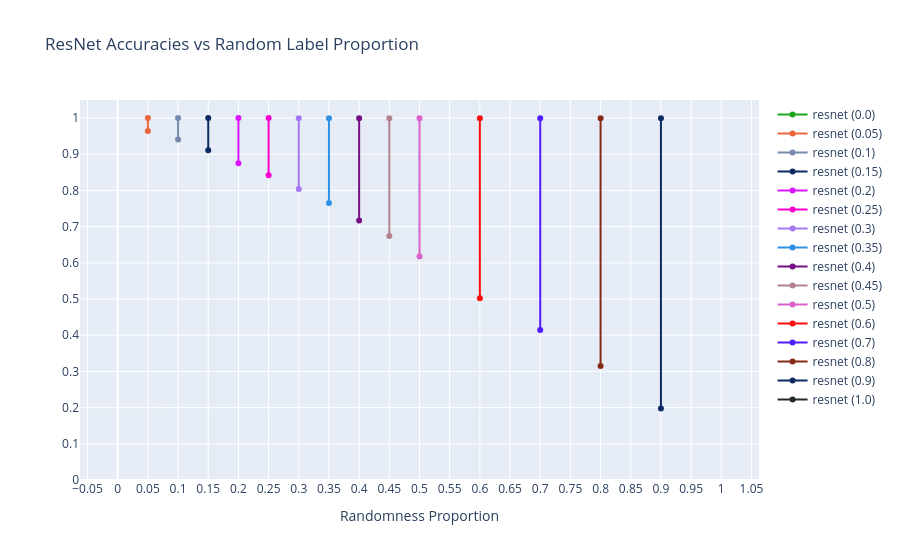

Source (notebook cell):
### Code cell
resnet = full_data[(full_data["model"].str.contains("resnet")) & (full_data["split"] == "trainUval")].copy()

resnet["layer_idx"] = resnet["layer"].apply(lambda x: layer_order['resnet'].index(x))
resnet.sort_values("layer_idx", inplace=True)

resnet_accs = resnet[(resnet["layer"] == "a1")][["dataset", "model", "train_acc", "val_acc", "randomness"]]
resnet_accs.sort_values("randomness", inplace=True)

fig = make_subplots()
for i, row in resnet_accs.iterrows():
    color = color_seq[i % len(color_seq)]
    fig.add_trace(go.Scatter(x=[row["randomness"], row["randomness"]], y=[row["train_acc"], row["val_acc"]], mode="lines+markers", line = dict(color=color), name=f"{row['model']} ({row['randomness']})"))
    
fig.update_layout(title="ResNet Accuracies vs Random Label Proportion")
fig.update_xaxes(title_text="Randomness Proportion", nticks=23)
fig.update_yaxes(range=[0.0, 1.05], nticks=20)

### Figure 1 — Plotly figure (JSON) as saved in the notebook; plotly's stock layout.template omitted (floating-point values rounded to 4 significant figures)
{"data": [{"line": {"color": "#1CA71C"}, "mode": "lines+markers", "name": "resnet (0.0)", "type": "scatter", "x": [0, 0], "y": [null, null]}, {"line": {"color": "#EB663B"}, "mode": "lines+markers", "name": "resnet (0.05)", "type": "scatter", "x": [0.05, 0.05], "y": [1.0, 0.9641]}, {"line": {"color": "#778AAE"}, "mode": "lines+markers", "name": "resnet (0.1)", "type": "scatter", "x": [0.1, 0.1], "y": [1.0, 0.941]}, {"line": {"color": "#0D2A63"}, "mode": "lines+markers", "name": "resnet (0.15)", "type": "scatter", "x": [0.15, 0.15], "y": [1, 0.9112]}, {"line": {"color": "#DA16FF"}, "mode": "lines+markers", "name": "resnet (0.2)", "type": "scatter", "x": [0.2, 0.2], "y": [1, 0.8754]}, {"line": {"color": "#FB00D1"}, "mode": "lines+markers", "name": "resnet (0.25)", "type": "scatter", "x": [0.25, 0.25], "y": [1.0, 0.8423]}, {"line": {"color": "#A777F1"}, "mode": "lines+markers", "name": "resnet (0.3)", "type": "scatter", "x": [0.3, 0.3], "y": [0.9999, 0.8042]}, {"line": {"color": "#2E91E5"}, "mode": "lines+markers", "name": "resnet (0.35)", "type": "scatter", "x": [0.35, 0.35], "y": [0.9998, 0.7655]}, {"line": {"color": "#750D86"}, "mode": "lines+markers", "name": "resnet (0.4)", "type": "scatter", "x": [0.4, 0.4], "y": [0.9999, 0.7172]}, {"line": {"color": "#B2828D"}, "mode": "lines+markers", "name": "resnet (0.45)", "type": "scatter", "x": [0.45, 0.45], "y": [0.9999, 0.6743]}, {"line": {"color": "#DA60CA"}, "mode": "lines+markers", "name": "resnet (0.5)", "type": "scatter", "x": [0.5, 0.5], "y": [0.9999, 0.6176]}, {"line": {"color": "#FB0D0D"}, "mode": "lines+markers", "name": "resnet (0.6)", "type": "scatter", "x": [0.6, 0.6], "y": [0.9996, 0.502]}, {"line": {"color": "#511CFB"}, "mode": "lines+markers", "name": "resnet (0.7)", "type": "scatter", "x": [0.7, 0.7], "y": [0.9993, 0.4144]}, {"line": {"color": "#862A16"}, "mode": "lines+markers", "name": "resnet (0.8)", "type": "scatter", "x": [0.8, 0.8], "y": [0.9995, 0.3153]}, {"line": {"color": "#0D2A63"}, "mode": "lines+markers", "name": "resnet (0.9)", "type": "scatter", "x": [0.9, 0.9], "y": [0.9998, 0.1979]}, {"line": {"color": "#222A2A"}, "mode": "lines+markers", "name": "resnet (1.0)", "type": "scatter", "x": [1, 1], "y": [null, null]}], "layout": {"title": {"text": "ResNet Accuracies vs Random Label Proportion"}, "xaxis": {"anchor": "y", "domain": [0, 1], "nticks": 23, "title": {"text": "Randomness Proportion"}}, "yaxis": {"anchor": "x", "domain": [0, 1], "nticks": 20, "range": [0, 1.05]}}}
